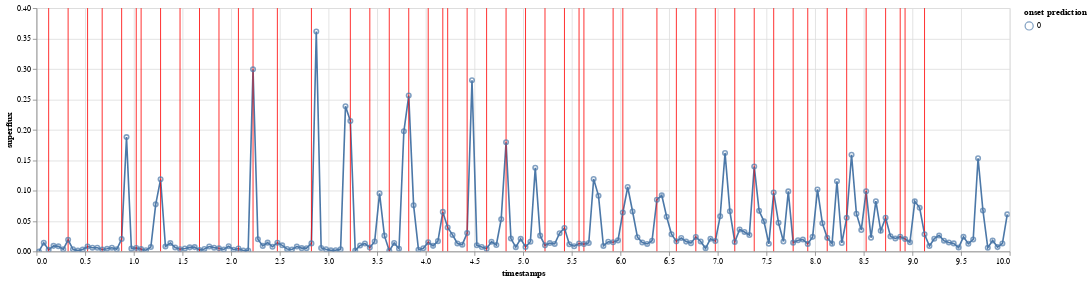

Notebook source saved alongside this figure:
### Code cell
file = data["file"][6]

base = alt.Chart(data[data["file"]==file])

superflux = base.mark_line().encode(x="timestamps", y="superflux")

onsets = alt.Chart(data[data["file"]==file][data["onset"]]).mark_rule(color='red').encode(
    x='timestamps',
)

predictions = alt.Chart(data[data["file"]==file]).mark_point().encode(
    x='timestamps',
    y="superflux",
    color="onset prediction:N",
)

(superflux + onsets + predictions).properties(width=1200).interactive()

### Figure 1 — Vega-Lite specification as saved in the notebook (floating-point values rounded to 4 significant figures; data arrays with more than 128 entries replaced by an {"elided": "..."} marker saying what was removed)
{"config": {"view": {"continuousWidth": 400, "continuousHeight": 300}}, "layer": [{"data": {"name": "data-13ab61eb4ff38e809a196abd5ce9fe37"}, "mark": "line", "encoding": {"x": {"field": "timestamps", "type": "quantitative"}, "y": {"field": "superflux", "type": "quantitative"}}, "selection": {"selector008": {"type": "interval", "bind": "scales", "encodings": ["x", "y"]}}}, {"data": {"name": "data-efaa7932afe9fd8a7aed84f3656d14b7"}, "mark": {"type": "rule", "color": "red"}, "encoding": {"x": {"field": "timestamps", "type": "quantitative"}}}, {"data": {"name": "data-13ab61eb4ff38e809a196abd5ce9fe37"}, "mark": "point", "encoding": {"color": {"field": "onset prediction", "type": "nominal"}, "x": {"field": "timestamps", "type": "quantitative"}, "y": {"field": "superflux", "type": "quantitative"}}}], "width": 1200, "$schema": "https://vega.github.io/schema/vega-lite/v4.17.0.json", "datasets": {"data-13ab61eb4ff38e809a196abd5ce9fe37": {"elided": "200 records"}, "data-efaa7932afe9fd8a7aed84f3656d14b7": [{"file": "Media-106117(7.0-17.0)", "timestamps": 0.125, "onset": true, "onset probabilty": 0.2542, "onset prediction": 0, "superflux": 0.00255}, {"file": "Media-106117(7.0-17.0)", "timestamps": 0.325, "onset": true, "onset probabilty": 0.2555, "onset prediction": 0, "superflux": 0.01903}, {"file": "Media-106117(7.0-17.0)", "timestamps": 0.525, "onset": true, "onset probabilty": 0.2453, "onset prediction": 0, "superflux": 0.00795}, {"file": "Media-106117(7.0-17.0)", "timestamps": 0.675, "onset": true, "onset probabilty": 0.2555, "onset prediction": 0, "superflux": 0.00324}, {"file": "Media-106117(7.0-17.0)", "timestamps": 0.875, "onset": true, "onset probabilty": 0.3192, "onset prediction": 0, "superflux": 0.02038}, {"file": "Media-106117(7.0-17.0)", "timestamps": 1.025, "onset": true, "onset probabilty": 0.2653, "onset prediction": 0, "superflux": 0.00572}, {"file": "Media-106117(7.0-17.0)", "timestamps": 1.075, "onset": true, "onset probabilty": 0.3042, "onset prediction": 0, "superflux": 0.00371}, {"file": "Media-106117(7.0-17.0)", "timestamps": 1.275, "onset": true, "onset probabilty": 0.2685, "onset prediction": 0, "superflux": 0.1185}, {"file": "Media-106117(7.0-17.0)", "timestamps": 1.475, "onset": true, "onset probabilty": 0.3137, "onset prediction": 0, "superflux": 0.00367}, {"file": "Media-106117(7.0-17.0)", "timestamps": 1.675, "onset": true, "onset probabilty": 0.2795, "onset prediction": 0, "superflux": 0.00217}, {"file": "Media-106117(7.0-17.0)", "timestamps": 1.875, "onset": true, "onset probabilty": 0.2442, "onset prediction": 0, "superflux": 0.00513}, {"file": "Media-106117(7.0-17.0)", "timestamps": 2.075, "onset": true, "onset probabilty": 0.2354, "onset prediction": 0, "superflux": 0.00476}, {"file": "Media-106117(7.0-17.0)", "timestamps": 2.225, "onset": true, "onset probabilty": 0.2244, "onset prediction": 0, "superflux": 0.2994}, {"file": "Media-106117(7.0-17.0)", "timestamps": 2.475, "onset": true, "onset probabilty": 0.2647, "onset prediction": 0, "superflux": 0.01432}, {"file": "Media-106117(7.0-17.0)", "timestamps": 2.825, "onset": true, "onset probabilty": 0.2638, "onset prediction": 0, "superflux": 0.01318}, {"file": "Media-106117(7.0-17.0)", "timestamps": 3.225, "onset": true, "onset probabilty": 0.3614, "onset prediction": 0, "superflux": 0.2145}, {"file": "Media-106117(7.0-17.0)", "timestamps": 3.425, "onset": true, "onset probabilty": 0.2544, "onset prediction": 0, "superflux": 0.00636}, {"file": "Media-106117(7.0-17.0)", "timestamps": 3.625, "onset": true, "onset probabilty": 0.2627, "onset prediction": 0, "superflux": 0.00096}, {"file": "Media-106117(7.0-17.0)", "timestamps": 3.825, "onset": true, "onset probabilty": 0.2595, "onset prediction": 0, "superflux": 0.2563}, {"file": "Media-106117(7.0-17.0)", "timestamps": 4.025, "onset": true, "onset probabilty": 0.2567, "onset prediction": 0, "superflux": 0.01514}, {"file": "Media-106117(7.0-17.0)", "timestamps": 4.175, "onset": true, "onset probabilty": 0.2718, "onset prediction": 0, "superflux": 0.06497}, {"file": "Media-106117(7.0-17.0)", "timestamps": 4.225, "onset": true, "onset probabilty": 0.2429, "onset prediction": 0, "superflux": 0.03933}, {"file": "Media-106117(7.0-17.0)", "timestamps": 4.425, "onset": true, "onset probabilty": 0.2631, "onset prediction": 0, "superflux": 0.03012}, {"file": "Media-106117(7.0-17.0)", "timestamps": 4.625, "onset": true, "onset probabilty": 0.2472, "onset prediction": 0, "superflux": 0.00456}, {"file": "Media-106117(7.0-17.0)", "timestamps": 4.825, "onset": true, "onset probabilty": 0.2445, "onset prediction": 0, "superflux": 0.1795}, {"file": "Media-106117(7.0-17.0)", "timestamps": 5.025, "onset": true, "onset probabilty": 0.2825, "onset prediction": 0, "superflux": 0.00724}, {"file": "Media-106117(7.0-17.0)", "timestamps": 5.225, "onset": true, "onset probabilty": 0.2662, "onset prediction": 0, "superflux": 0.00995}, {"file": "Media-106117(7.0-17.0)", "timestamps": 5.425, "onset": true, "onset probabilty": 0.257, "onset prediction": 0, "superflux": 0.03843}, {"file": "Media-106117(7.0-17.0)", "timestamps": 5.575, "onset": true, "onset probabilty": 0.3197, "onset prediction": 0, "superflux": 0.01299}, {"file": "Media-106117(7.0-17.0)", "timestamps": 5.625, "onset": true, "onset probabilty": 0.259, "onset prediction": 0, "superflux": 0.01203}, {"file": "Media-106117(7.0-17.0)", "timestamps": 5.925, "onset": true, "onset probabilty": 0.2554, "onset prediction": 0, "superflux": 0.01505}, {"file": "Media-106117(7.0-17.0)", "timestamps": 6.025, "onset": true, "onset probabilty": 0.2824, "onset prediction": 0, "superflux": 0.06395}, {"file": "Media-106117(7.0-17.0)", "timestamps": 6.375, "onset": true, "onset probabilty": 0.2506, "onset prediction": 0, "superflux": 0.08494}, {"file": "Media-106117(7.0-17.0)", "timestamps": 6.575, "onset": true, "onset probabilty": 0.2683, "onset prediction": 0, "superflux": 0.01651}, {"file": "Media-106117(7.0-17.0)", "timestamps": 6.775, "onset": true, "onset probabilty": 0.2743, "onset prediction": 0, "superflux": 0.02375}, {"file": "Media-106117(7.0-17.0)", "timestamps": 6.975, "onset": true, "onset probabilty": 0.2575, "onset prediction": 0, "superflux": 0.01702}, {"file": "Media-106117(7.0-17.0)", "timestamps": 7.175, "onset": true, "onset probabilty": 0.2615, "onset prediction": 0, "superflux": 0.01553}, {"file": "Media-106117(7.0-17.0)", "timestamps": 7.375, "onset": true, "onset probabilty": 0.3353, "onset prediction": 0, "superflux": 0.1397}, {"file": "Media-106117(7.0-17.0)", "timestamps": 7.575, "onset": true, "onset probabilty": 0.3317, "onset prediction": 0, "superflux": 0.09665}, {"file": "Media-106117(7.0-17.0)", "timestamps": 7.775, "onset": true, "onset probabilty": 0.2657, "onset prediction": 0, "superflux": 0.01443}, {"file": "Media-106117(7.0-17.0)", "timestamps": 7.925, "onset": true, "onset probabilty": 0.2525, "onset prediction": 0, "superflux": 0.01237}, {"file": "Media-106117(7.0-17.0)", "timestamps": 8.125, "onset": true, "onset probabilty": 0.2687, "onset prediction": 0, "superflux": 0.02229}, {"file": "Media-106117(7.0-17.0)", "timestamps": 8.325, "onset": true, "onset probabilty": 0.2947, "onset prediction": 0, "superflux": 0.05524}, {"file": "Media-106117(7.0-17.0)", "timestamps": 8.525, "onset": true, "onset probabilty": 0.2675, "onset prediction": 0, "superflux": 0.09899}, {"file": "Media-106117(7.0-17.0)", "timestamps": 8.725, "onset": true, "onset probabilty": 0.2958, "onset prediction": 0, "superflux": 0.05541}, {"file": "Media-106117(7.0-17.0)", "timestamps": 8.875, "onset": true, "onset probabilty": 0.2391, "onset prediction": 0, "superflux": 0.02425}, {"file": "Media-106117(7.0-17.0)", "timestamps": 8.925, "onset": true, "onset probabilty": 0.2499, "onset prediction": 0, "superflux": 0.0203}, {"file": "Media-106117(7.0-17.0)", "timestamps": 9.125, "onset": true, "onset probabilty": 0.2484, "onset prediction": 0, "superflux": 0.02825}]}}
